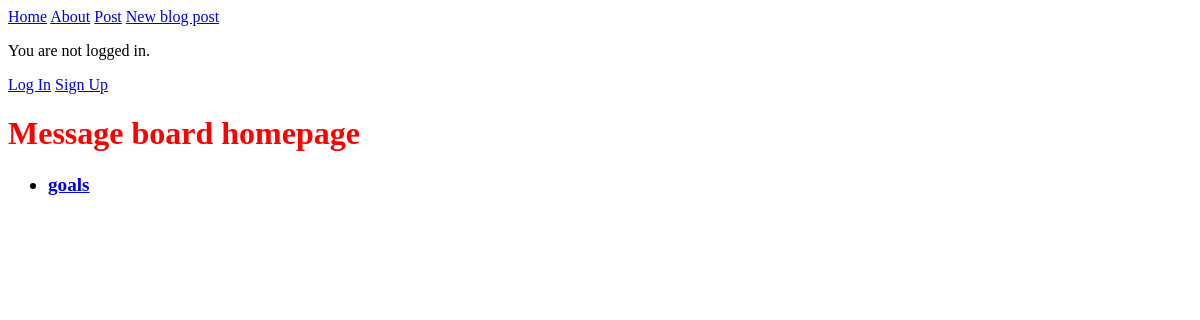
The app's page /post, older data.
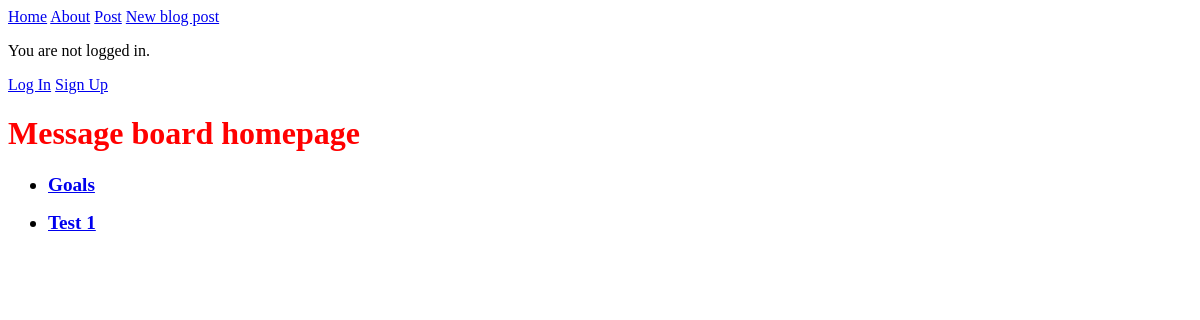
The same page, newer data.
### pages/models.py (models this page shows, shortened)
class Post(models.Model):
    title= models.CharField(max_length=200, default="default value")
    author = models.ForeignKey("auth.User", on_delete=models.CASCADE, null=True)
    body = models.TextField(null=True)

### pages/views.py (the view)
# urls.py: path("post", PostHomePageView.as_view(), name="posthome"),
class PostHomePageView(ListView):
    model = Post
    template_name = "posthome.html"

### templates/posthome.html
{% extends 'base.html' %} {%block content%}
<h1>Message board homepage</h1>
<ul>
  {% for post in post_list %}
 <h2> <li> <a href="{% url 'post_detail' post.pk %}"  >  {{ post.title }} </a> </li></h2>
  {% endfor %}
</ul>
{%endblock%}

Row changes from the older to the newer data that the page shows:
changed Post: title "goals" → "Goals"
added Post: title "Test 1"
